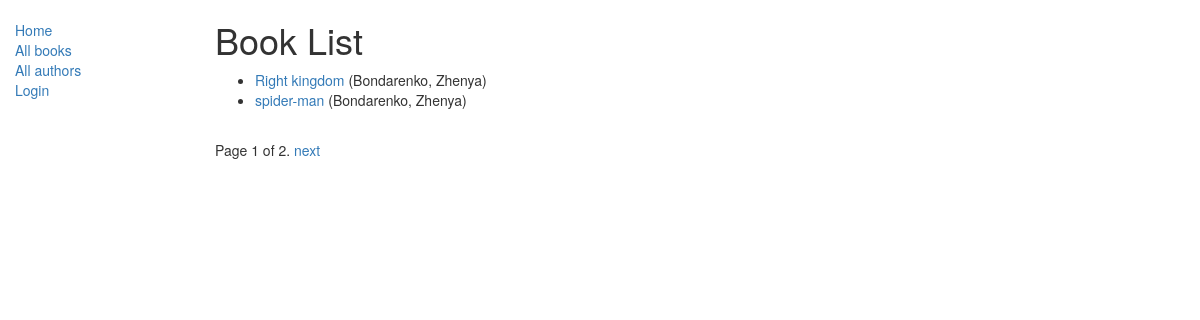
/catalog/books/, run on the app's committed database.
### catalog/models.py (models this page shows, shortened)
class Book(models.Model):
    title = models.CharField(max_length=200)
    author = models.ForeignKey('Author', on_delete=models.SET_NULL, null=True)
    summary = models.TextField(max_length=1000, help_text='Enter a brief description of the book')
    isbn = models.CharField('ISBN', max_length=13,
                            help_text='13 Character <a href="https://www.isbn-international.org/content/what-isbn'
                                      '">ISBN number</a>')
    genre = models.ManyToManyField(Genre, help_text='Select a genre for this book')
    language = models.ForeignKey('Language', on_delete=models.SET_NULL, null=True)
    def get_absolute_url(self):
        return reverse('book-detail', args=[str(self.id)])
    def display_genre(self):
        return ', '.join([genre.name for genre in self.genre.all()[:3]])
    display_genre.short_description = 'Genre'

class Author(models.Model):
    first_name = models.CharField(max_length=100)
    last_name = models.CharField(max_length=100)
    date_of_birth = models.DateField(null=True, blank=True)
    date_of_death = models.DateField('Died', null=True, blank=True)
    def __str__(self):
        return f'{self.first_name}, {self.last_name}'

### catalog/views.py (the view)
class BookListView(generic.ListView):
    model = Book
    paginate_by = 2

### catalog/templates/catalog/book_list.html (shortened to what this page needs)
{% extends 'base_generic.html' %}
{% block content %}
    <h1>Book List</h1>
    {% if book_list %}
    <ul>
        {% for book in book_list %}
        <li><a href="{{ book.get_absolute_url }}">{{ book.title }}</a> ({{ book.author }})</li>
        {% endfor %}
    </ul>
    {% else %}
        <p>There are no books in the library.</p>
    {% endif %}
{% endblock %}

### data on the page
Book: title "Right kingdom", author "Bondarenko, Zhenya"
Book: title "spider-man", author "Bondarenko, Zhenya"

### other printed values
{{ page_obj.number }} "1"
{{ page_obj.paginator.num_pages }} "2"
